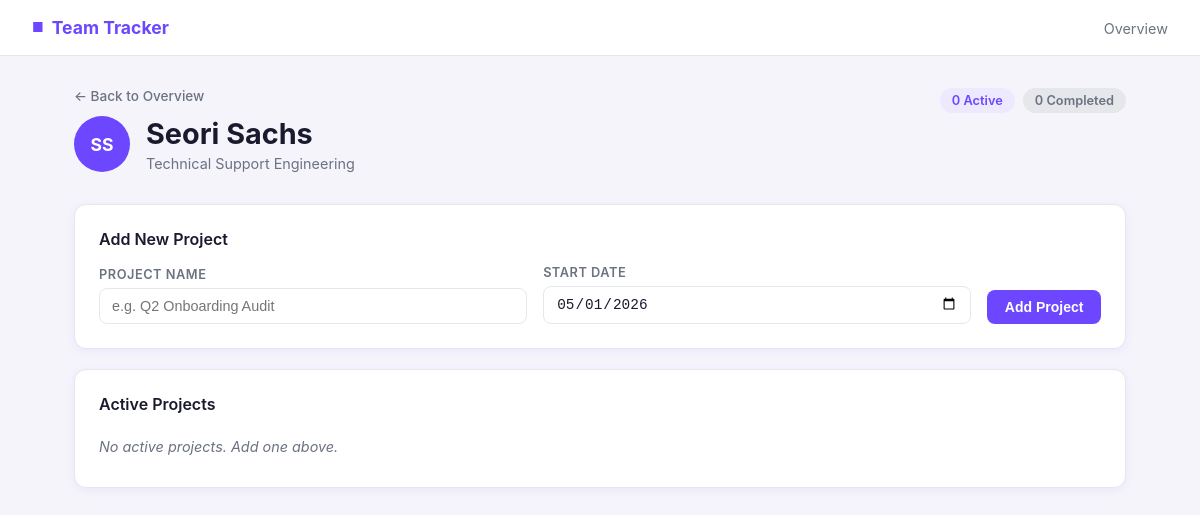
The page /teammate/2 on the database as committed earlier.
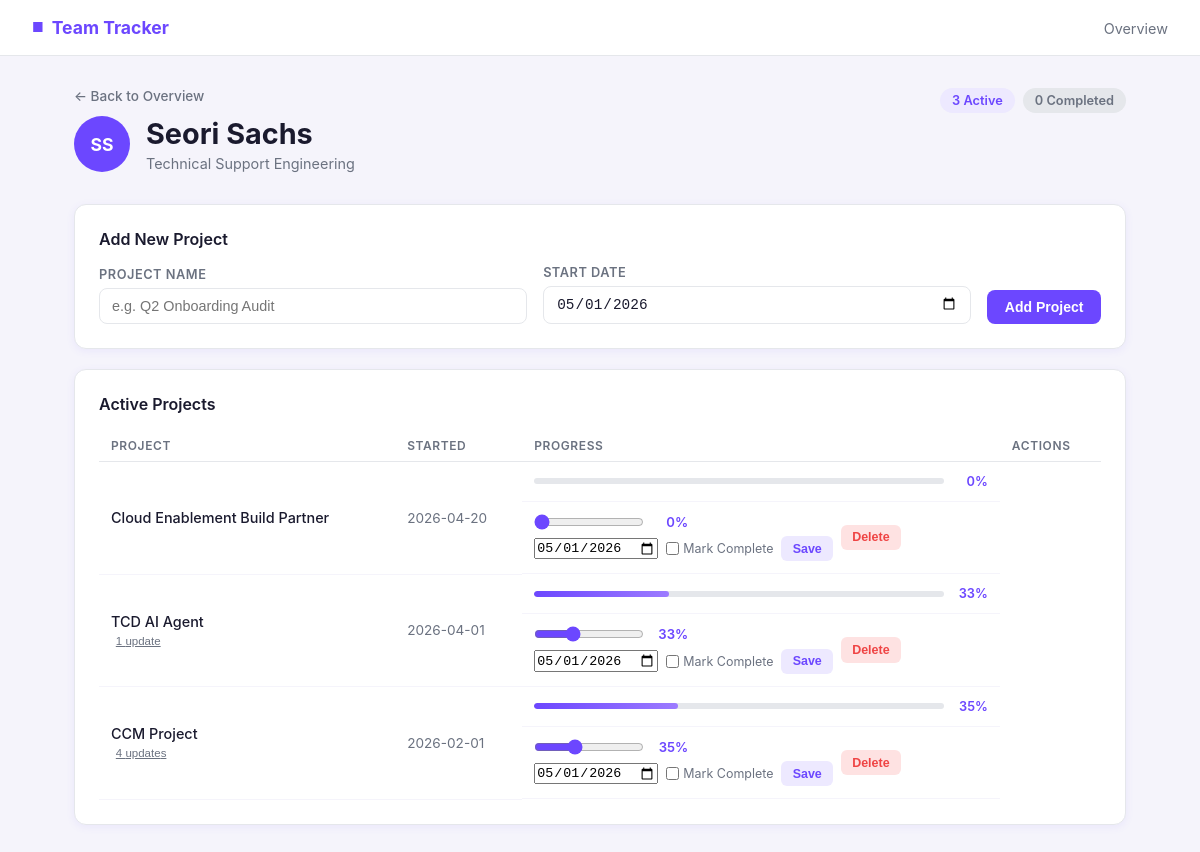
The same page on the database as committed later.
### tables this page shows
CREATE TABLE teammates (
                id INTEGER PRIMARY KEY AUTOINCREMENT,
                name TEXT NOT NULL
            );

CREATE TABLE projects (
                id INTEGER PRIMARY KEY AUTOINCREMENT,
                teammate_id INTEGER NOT NULL,
                name TEXT NOT NULL,
                start_date TEXT NOT NULL,
                pct_complete INTEGER DEFAULT 0,
                completed_date TEXT,
                FOREIGN KEY (teammate_id) REFERENCES teammates(id)
            );

### app.py (the view)
@app.route('/teammate/<int:tid>')
def teammate(tid):
    db = get_db()
    t = db.execute('SELECT * FROM teammates WHERE id = ?', (tid,)).fetchone()
    if not t:
        return redirect(url_for('index'))
    projects = db.execute(
        'SELECT * FROM projects WHERE teammate_id = ? ORDER BY completed_date ASC, start_date DESC',
        (tid,)
    ).fetchall()
    history = {}
    for p in projects:
        history[p['id']] = db.execute(
            'SELECT pct_complete, updated_date FROM progress_history WHERE project_id = ? ORDER BY updated_date DESC',
            (p['id'],)
        ).fetchall()
    today_date = date.today()
    stale_ids = set()
    for p in projects:
        if p['completed_date']:
            continue
        h = history[p['id']]
        ref = h[0]['updated_date'] if h else p['start_date']
        if (today_date - datetime.strptime(ref, '%Y-%m-%d').date()).days >= 30:
            stale_ids.add(p['id'])
    return render_template('teammate.html', teammate=t, projects=projects, today=today_date.isoformat(), history=history, stale_ids=stale_ids)

### app.py (called while the page is built)
@app.template_filter('fmt_date')
def fmt_date(s):
    if not s:
        return ''
    return datetime.strptime(s, '%Y-%m-%d').strftime('%b %-d')

def get_db():
    conn = sqlite3.connect(DB)
    conn.row_factory = sqlite3.Row
    return conn

### templates/teammate.html (shortened to what this page needs)
{% extends "base.html" %}
{% block content %}
{% set initials = teammate.name.split()|map('first')|join('') %}
{% set active = projects|selectattr('completed_date', 'none')|list %}
{% set done = projects|rejectattr('completed_date', 'none')|list %}
<div class="page-header">
    <div class="header-left">
        <a href="/" class="back-link">&larr; Back to Overview</a>
        <div class="teammate-header">
            <div class="avatar avatar-lg">{{ initials }}</div>
            <div>
                <h1>{{ teammate.name }}</h1>
                <p class="subtitle">Technical Support Engineering</p>
            </div>
        </div>
    </div>
    <div class="header-stats">
        <div class="stat-pill">{{ active|length }} Active</div>
        <div class="stat-pill muted">{{ done|length }} Completed</div>
    </div>
</div>
<div class="section-card">
    <h2>Add New Project</h2>
    <form action="{{ url_for('add_project', tid=teammate.id) }}" method="POST" class="add-form">
        <div class="form-row">
            <div class="form-group">
                <label for="name">Project Name</label>
                <input type="text" id="name" name="name" placeholder="e.g. Q2 Onboarding Audit" required>
            </div>
            <div class="form-group">
                <label for="start_date">Start Date</label>
                <input type="date" id="start_date" name="start_date" value="{{ today }}" required>
            </div>
            <button type="submit" class="btn btn-primary">Add Project</button>
        </div>
    </form>
</div>
<div class="section-card">
    <h2>Active Projects</h2>
    {% if active %}
    <table class="projects-table">
        <thead>
            <tr>
                <th>Project</th>
                <th>Started</th>
                <th>Progress</th>
                <th>Actions</th>
            </tr>
        </thead>
        <tbody>
            {% for p in active %}
            <tr>
                <td class="project-name">
                    {{ p.name }}
                    {% if history[p.id] %}
                    <button type="button" class="btn-history" onclick="toggleHistory('hist-{{ p.id }}')">
                        {{ history[p.id]|length }} update{{ 's' if history[p.id]|length != 1 }}
                    </button>
                    {% endif %}
                </td>
                <td class="date-cell">{{ p.start_date }}</td>
                <td class="progress-cell">
                    <div class="progress-bar">
                        <div class="progress-fill" style="width: {{ p.pct_complete }}%"></div>
                    </div>
                    <span class="pct-label">{{ p.pct_complete }}%</span>
                </td>
                <td class="actions-cell">
                    <form action="{{ url_for('update_project', pid=p.id) }}" method="POST" class="update-form">
                        <div class="slider-row">
                            <input type="range" name="pct_complete" id="range-{{ p.id }}"
                                   value="{{ p.pct_complete }}" min="0" max="100"
                                   oninput="document.getElementById('pct-display-{{ p.id }}').textContent = this.value + '%'">
                            <span id="pct-display-{{ p.id }}" class="pct-display">{{ p.pct_complete }}%</span>
                        </div>
                        <div class="form-actions">
                            <input type="date" name="update_date" value="{{ today }}" class="date-input" required>
                            <label class="complete-label">
                                <input type="checkbox" name="mark_complete"> Mark Complete
                            </label>
                            <button type="submit" class="btn btn-sm btn-secondary">Save</button>
                        </div>
                    </form>
                    <form action="{{ url_for('delete_project', pid=p.id) }}" method="POST"
                          onsubmit="return confirm('Delete this project?')">
                        <button type="submit" class="btn btn-sm btn-danger">Delete</button>
                    </form>
                </td>
            </tr>
            {% endfor %}
        </tbody>
    </table>
    {% else %}
    <p class="empty-state">No active projects. Add one above.</p>
    {% endif %}
</div>
{% endblock %}

### templates/base.html (shortened to what this page needs)
<!DOCTYPE html>
<html lang="en">
<head>
    <link rel="stylesheet" href="{{ url_for('static', filename='style.css') }}">
</head>
<body>
    <nav class="navbar">
        <a href="/" class="nav-brand">
            <span class="nav-icon">&#9632;</span> Team Tracker
        </a>
        <div class="nav-links">
            <a href="/">Overview</a>
        </div>
    </nav>
    <main class="main-content">
        {% block content %}{% endblock %}
    </main>
</body>
</html>

Rows that differ between the two databases and show on the page:
added projects: name "Cloud Enablement Build Partner", start_date "2026-04-20", pct_complete "0", update_date "05/01/2026"
added projects: name "TCD AI Agent", history "1", start_date "2026-04-01", pct_complete "33", update_date "05/01/2026"
added projects: name "CCM Project", history "4", id "s", start_date "2026-02-01", pct_complete "35", update_date "05/01/2026"
Other text that changed with them:
{{ active|length }}: "0" → "3"
text no longer shown: "No active projects. Add one above."
text now shown: "PROJECT STARTED PROGRESS ACTIONS"
